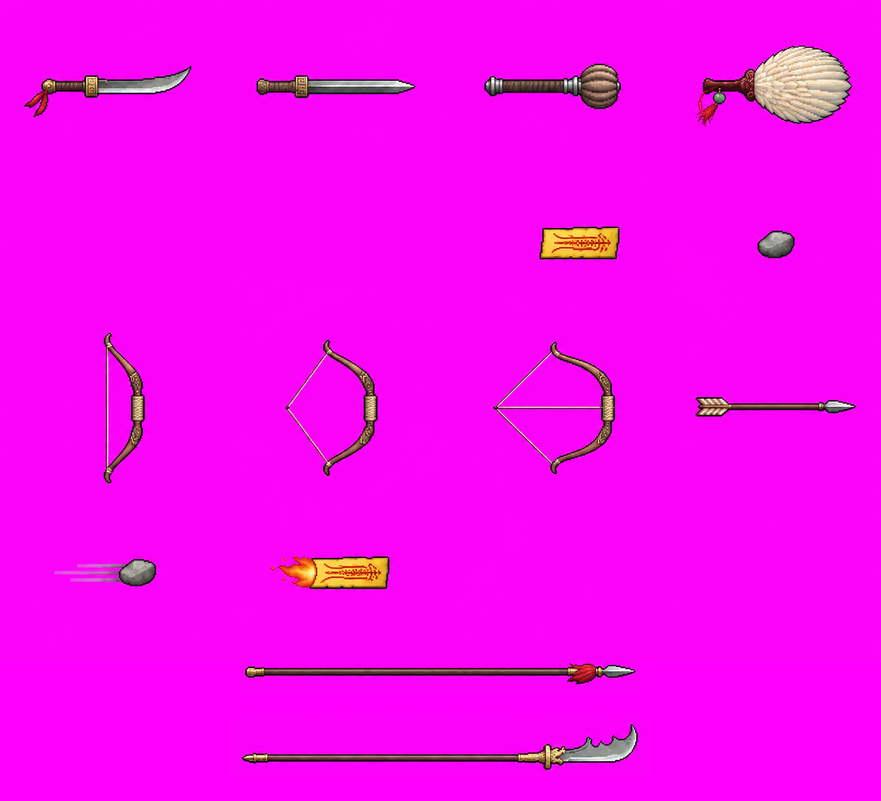
#> input picture tools/hero_skin_bake/weapons_sheet_v2.png, 881 x 801 px, shrunk from 1448 x 1316 before the run
$ python thicken_weapon.py hero_skin_bake/weapons_sheet_v2.png
#> lines starting #> are read from the running program, lines starting #| are printed output that depends on the picture; after the words box and inside, x2 and y2 are one past the last pixel; in counts of white or black regions, pixels touching at a corner belong together
"""细兵器（剑身、枪杆）加粗 1 格：11/13 用户嫌剑、枪缩小后像一根线。
只往透明处长，人身上不动。用法：python3 tools/thicken_weapon.py 图片..."""
import sys, numpy as np
from PIL import Image
from scipy import ndimage
K4 = np.array([[0,1,0],[1,1,1],[0,1,0]], bool)
for p in sys.argv[1:]:
    a = np.asarray(Image.open(p).convert('RGBA')).astype(int).copy()
    on = a[..., 3] > 0; r, g, b = a[..., 0], a[..., 1], a[..., 2]
#> after `on = a[..., 3] > 0`: on: shape (801, 881) bool; every value is 1
#> after `r, g, b = (a[..., 0], a[..., 1], a[..., 2])`:
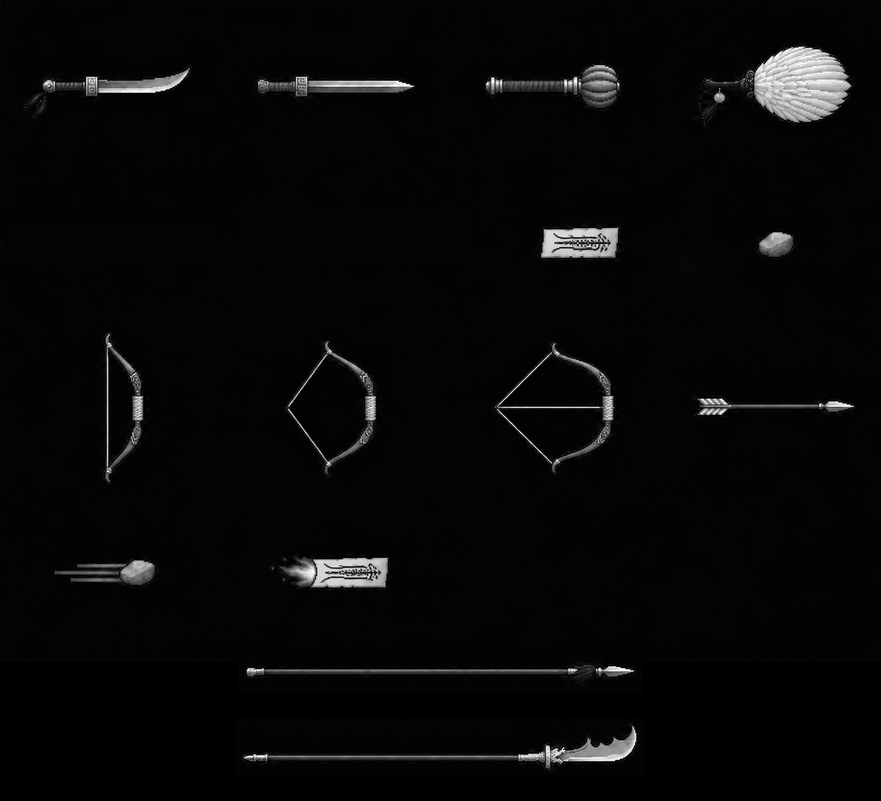
#> g: shape (801, 881) int64; min 0, max 255, mean 8.5
#> after `r, g, b = (a[..., 0], a[..., 1], a[..., 2])`:
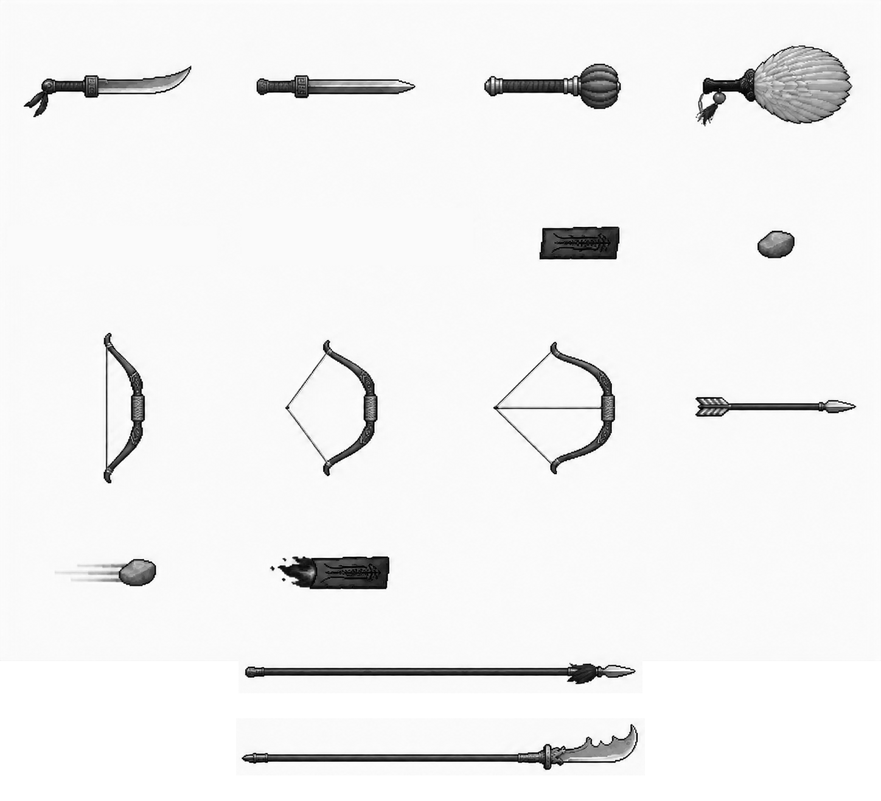
#> b: shape (801, 881) int64; min 0, max 255, mean 241.6
    mx = a[..., :3].max(-1); mn = a[..., :3].min(-1); lum = r*.3 + g*.59 + b*.11
#> after `lum = r * 0.3 + g * 0.59 + b * 0.11`:
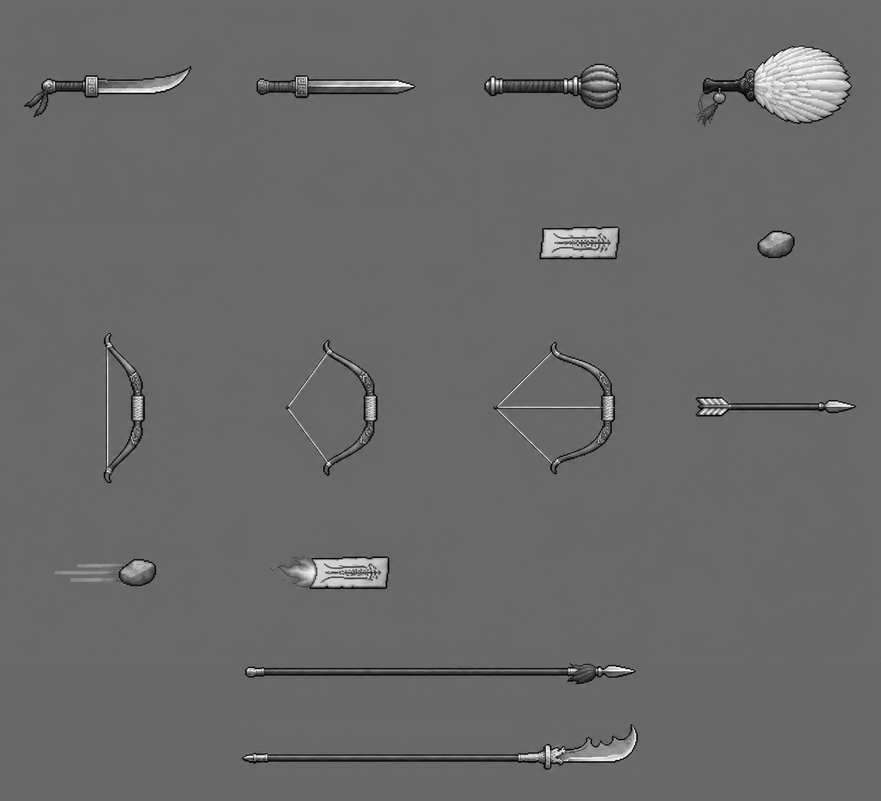
#> lum: shape (801, 881) float64; min 0, max 255, mean 105.5
    wood = on & (r > g + 12) & (g > b) & (lum < 120) & (lum > 30) & (r < 170)       # 枪杆木头（比皮肤暗）
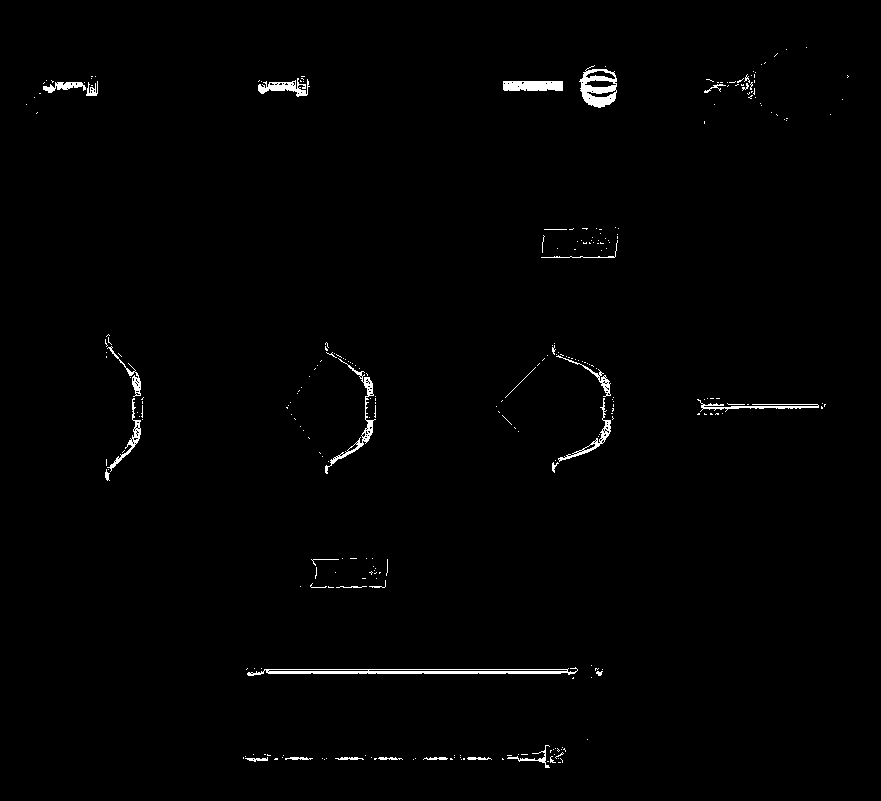
#> wood: shape (801, 881) bool; 1% white; 285 white regions (253 under 20 px), largest, box (x1, y1, x2, y2) and area: (247, 667, 578, 676) 1275, (579, 65, 617, 108) 859, (503, 81, 563, 91) 572
    metal = on & (mx - mn < 40) & (lum > 110)                                         # 剑身、枪头（也会选到白衣）
#> metal: shape (801, 881) bool; 0.81% white; 143 white regions (120 under 20 px), largest, box (x1, y1, x2, y2) and area: (772, 57, 851, 122) 1205, (561, 726, 636, 761) 1095, (98, 69, 189, 93) 831
    lab, n = ndimage.label(metal | wood, np.ones((3, 3)))
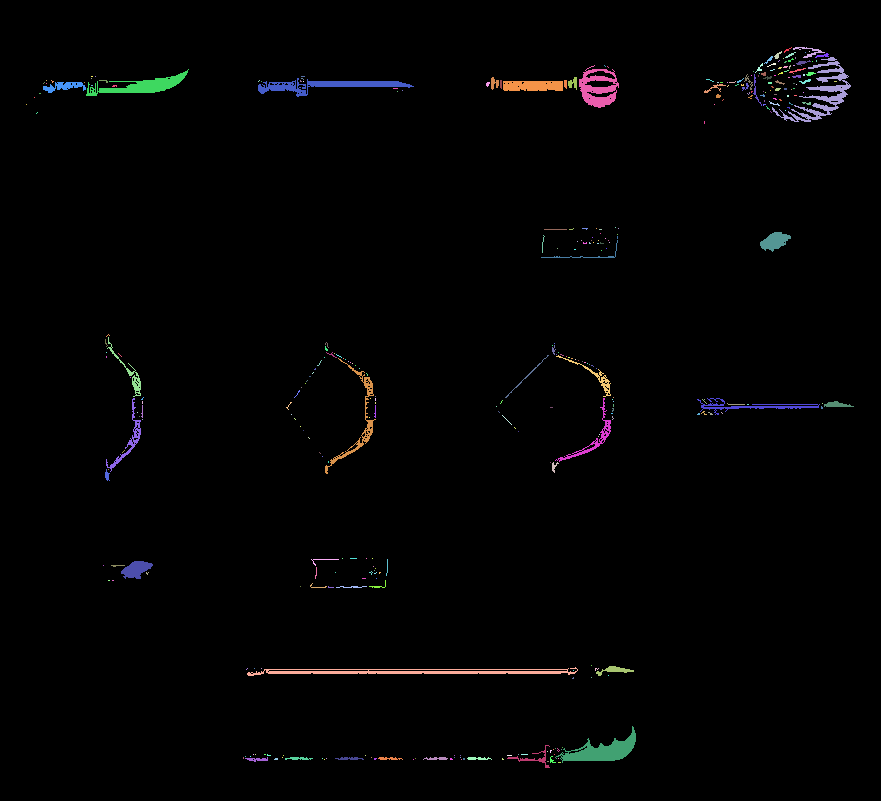
#> lab: shape (801, 881) int32; 346 distinct labels, from 0 to 345; one colour per label, 0 black
#> n = 345
    keep = np.zeros_like(on)
    for i, sl in enumerate(ndimage.find_objects(lab), 1):
        m = lab[sl] == i; area = m.sum(); h, w = m.shape
        if area < 8: continue
        thin = area / max(h, w) < 4.2                                                 # 平均宽度不到 4 格 = 细长条
        if thin and max(h, w) >= 10: keep[sl] |= m
#> this loop made 345 passes
#> (area, h, w, thin) on passes 2, 3, 5: (95, 11, 32, True), (27, 8, 8, True), (21, 6, 11, True)
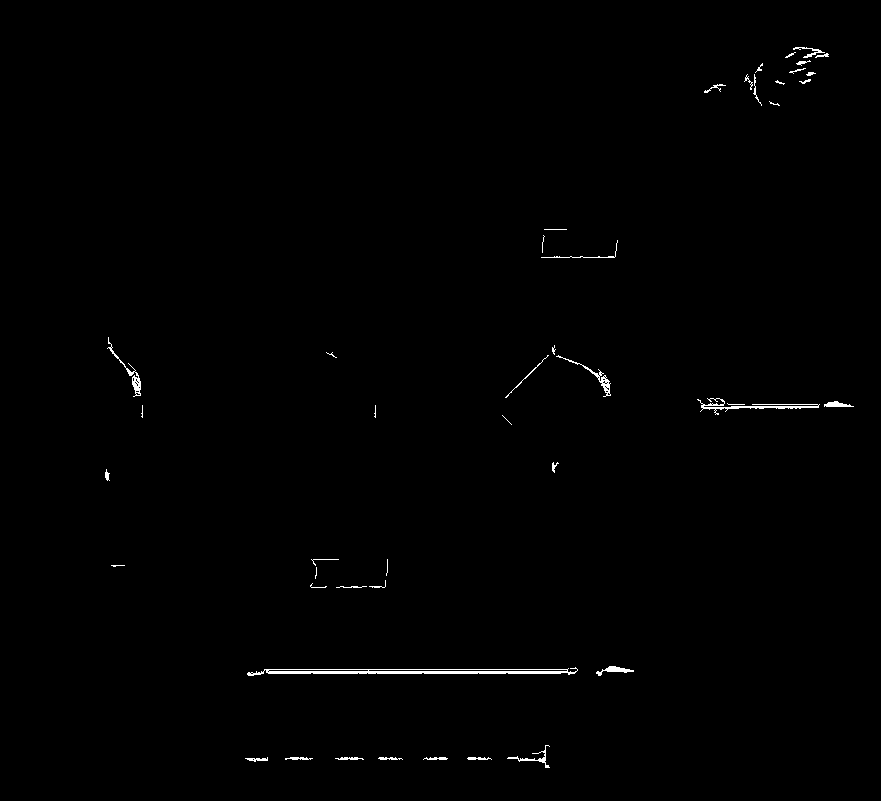
#> keep: shape (801, 881) bool; 0.56% white in thin lines or dots, all inside (x1, y1, x2, y2) = (105, 47, 854, 768)
    grow = ndimage.binary_dilation(keep, K4) & ~on
#> grow: shape (801, 881) bool; every value is 0
    if grow.any():
        idx = ndimage.distance_transform_edt(~keep, return_distances=False, return_indices=True)
        src = a[idx[0], idx[1]]
        a[grow, :3] = (src[grow, :3] * .78).astype(int); a[grow, 3] = 255
    Image.fromarray(a.astype('uint8'), 'RGBA').save(p)
